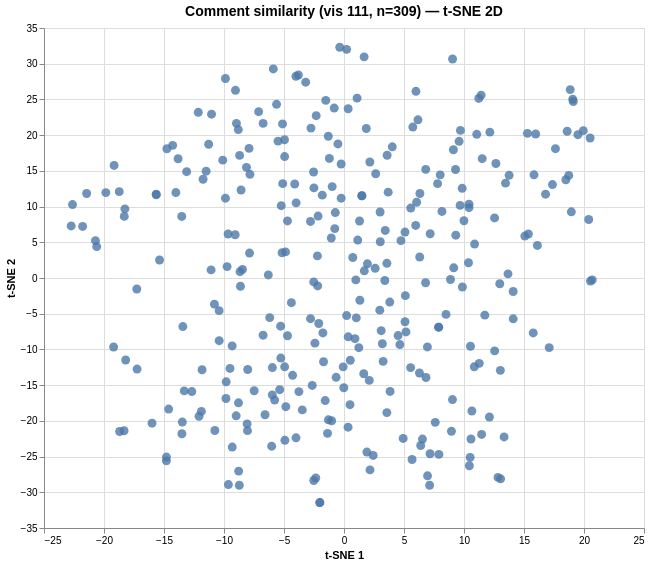

Specify this chart in Vega-Lite:
### Vega specification from a JSON file in a GitHub repository (floating-point values rounded to 4 significant figures; data arrays with more than 128 entries replaced by an {"elided": "..."} marker saying what was removed)
{"$schema": "https://vega.github.io/schema/vega/v6.json", "data": [{"name": "param_1e9efca18e7a2868_store"}, {"name": "source_0", "values": {"elided": "309 records"}}, {"name": "source_0_x_domain_dim_1", "values": [{"min": -22.73, "max": 20.69}]}, {"name": "source_0_y_domain_dim_2", "values": [{"min": -31.44, "max": 32.3}]}], "signals": [{"name": "unit", "value": {}, "on": [{"events": "pointermove", "update": "isTuple(group()) ? group() : unit"}]}, {"name": "param_1e9efca18e7a2868", "update": "vlSelectionResolve(\"param_1e9efca18e7a2868_store\", \"union\")"}, {"name": "param_1e9efca18e7a2868_dim_1", "on": [{"events": [{"source": "view", "type": "dblclick"}], "update": "null"}, {"events": {"signal": "param_1e9efca18e7a2868_translate_delta"}, "update": "panLinear(param_1e9efca18e7a2868_translate_anchor.extent_x, -param_1e9efca18e7a2868_translate_delta.x / width)"}, {"events": {"signal": "param_1e9efca18e7a2868_zoom_delta"}, "update": "zoomLinear(domain(\"x\"), param_1e9efca18e7a2868_zoom_anchor.x, param_1e9efca18e7a2868_zoom_delta)"}]}, {"name": "param_1e9efca18e7a2868_dim_2", "on": [{"events": [{"source": "view", "type": "dblclick"}], "update": "null"}, {"events": {"signal": "param_1e9efca18e7a2868_translate_delta"}, "update": "panLinear(param_1e9efca18e7a2868_translate_anchor.extent_y, param_1e9efca18e7a2868_translate_delta.y / height)"}, {"events": {"signal": "param_1e9efca18e7a2868_zoom_delta"}, "update": "zoomLinear(domain(\"y\"), param_1e9efca18e7a2868_zoom_anchor.y, param_1e9efca18e7a2868_zoom_delta)"}]}, {"name": "param_1e9efca18e7a2868_tuple", "on": [{"events": [{"signal": "param_1e9efca18e7a2868_dim_1 || param_1e9efca18e7a2868_dim_2"}], "update": "param_1e9efca18e7a2868_dim_1 && param_1e9efca18e7a2868_dim_2 ? {unit: \"\", fields: param_1e9efca18e7a2868_tuple_fields, values: [param_1e9efca18e7a2868_dim_1,param_1e9efca18e7a2868_dim_2]} : null"}]}, {"name": "param_1e9efca18e7a2868_tuple_fields", "value": [{"field": "dim_1", "channel": "x", "type": "R"}, {"field": "dim_2", "channel": "y", "type": "R"}]}, {"name": "param_1e9efca18e7a2868_translate_anchor", "value": {}, "on": [{"events": [{"source": "scope", "type": "pointerdown"}], "update": "{x: x(unit), y: y(unit), extent_x: domain(\"x\"), extent_y: domain(\"y\")}"}]}, {"name": "param_1e9efca18e7a2868_translate_delta", "value": {}, "on": [{"events": [{"source": "window", "between": [{"source": "scope", "type": "pointerdown"}, {"source": "window", "type": "pointerup"}], "type": "pointermove", "consume": true}], "update": "{x: param_1e9efca18e7a2868_translate_anchor.x - x(unit), y: param_1e9efca18e7a2868_translate_anchor.y - y(unit)}"}]}, {"name": "param_1e9efca18e7a2868_zoom_anchor", "on": [{"events": [{"source": "scope", "consume": true, "type": "wheel"}], "update": "{x: invert(\"x\", x(unit)), y: invert(\"y\", y(unit))}"}]}, {"name": "param_1e9efca18e7a2868_zoom_delta", "on": [{"events": [{"source": "scope", "consume": true, "type": "wheel"}], "update": "pow(1.001, event.deltaY * pow(16, event.deltaMode))", "force": true}]}, {"name": "param_1e9efca18e7a2868_modify", "on": [{"events": {"signal": "param_1e9efca18e7a2868_tuple"}, "update": "modify(\"param_1e9efca18e7a2868_store\", param_1e9efca18e7a2868_tuple, true)"}]}], "marks": [{"type": "symbol", "name": "marks", "from": {"data": "source_0"}, "encode": {"update": {"y": {"field": "dim_2", "scale": "y"}, "opacity": {"value": 0.8}, "tooltip": {"signal": "{\"Comment #\": format(datum[\"index\"], \"\"), \"Comment\": isValid(datum[\"comment\"]) ? datum[\"comment\"] : \"\"+datum[\"comment\"]}"}, "fill": {"value": "#4c78a8"}, "x": {"field": "dim_1", "scale": "x"}, "shape": {"value": "circle"}, "size": {"value": 80}}}, "interactive": true, "style": ["circle"], "clip": true}], "scales": [{"name": "x", "type": "linear", "domain": [{"signal": "(data(\"source_0_x_domain_dim_1\")[0] || {}).min"}, {"signal": "(data(\"source_0_x_domain_dim_1\")[0] || {}).max"}], "range": [0, {"signal": "width"}], "zero": true, "domainRaw": {"signal": "param_1e9efca18e7a2868[\"dim_1\"]"}, "nice": true}, {"name": "y", "type": "linear", "domain": [{"signal": "(data(\"source_0_y_domain_dim_2\")[0] || {}).min"}, {"signal": "(data(\"source_0_y_domain_dim_2\")[0] || {}).max"}], "range": [{"signal": "height"}, 0], "nice": true, "domainRaw": {"signal": "param_1e9efca18e7a2868[\"dim_2\"]"}, "zero": true}], "axes": [{"scale": "x", "gridScale": "y", "zindex": 0, "orient": "bottom", "aria": false, "grid": true, "minExtent": 0, "domain": false, "labels": false, "tickCount": {"signal": "ceil(width/40)"}, "maxExtent": 0, "ticks": false}, {"scale": "y", "grid": true, "ticks": false, "domain": false, "aria": false, "zindex": 0, "gridScale": "x", "maxExtent": 0, "orient": "left", "minExtent": 0, "labels": false, "tickCount": {"signal": "ceil(height/40)"}}, {"scale": "x", "tickCount": {"signal": "ceil(width/40)"}, "zindex": 0, "orient": "bottom", "labelFlush": true, "grid": false, "labelOverlap": true, "title": "t-SNE 1"}, {"scale": "y", "title": "t-SNE 2", "labelOverlap": true, "grid": false, "orient": "left", "tickCount": {"signal": "ceil(height/40)"}, "zindex": 0}], "title": {"text": "Comment similarity (vis 111, n=309) — t-SNE 2D", "fontSize": 14, "frame": "group"}, "height": 500, "background": "white", "style": "cell", "padding": 5, "width": 600}
